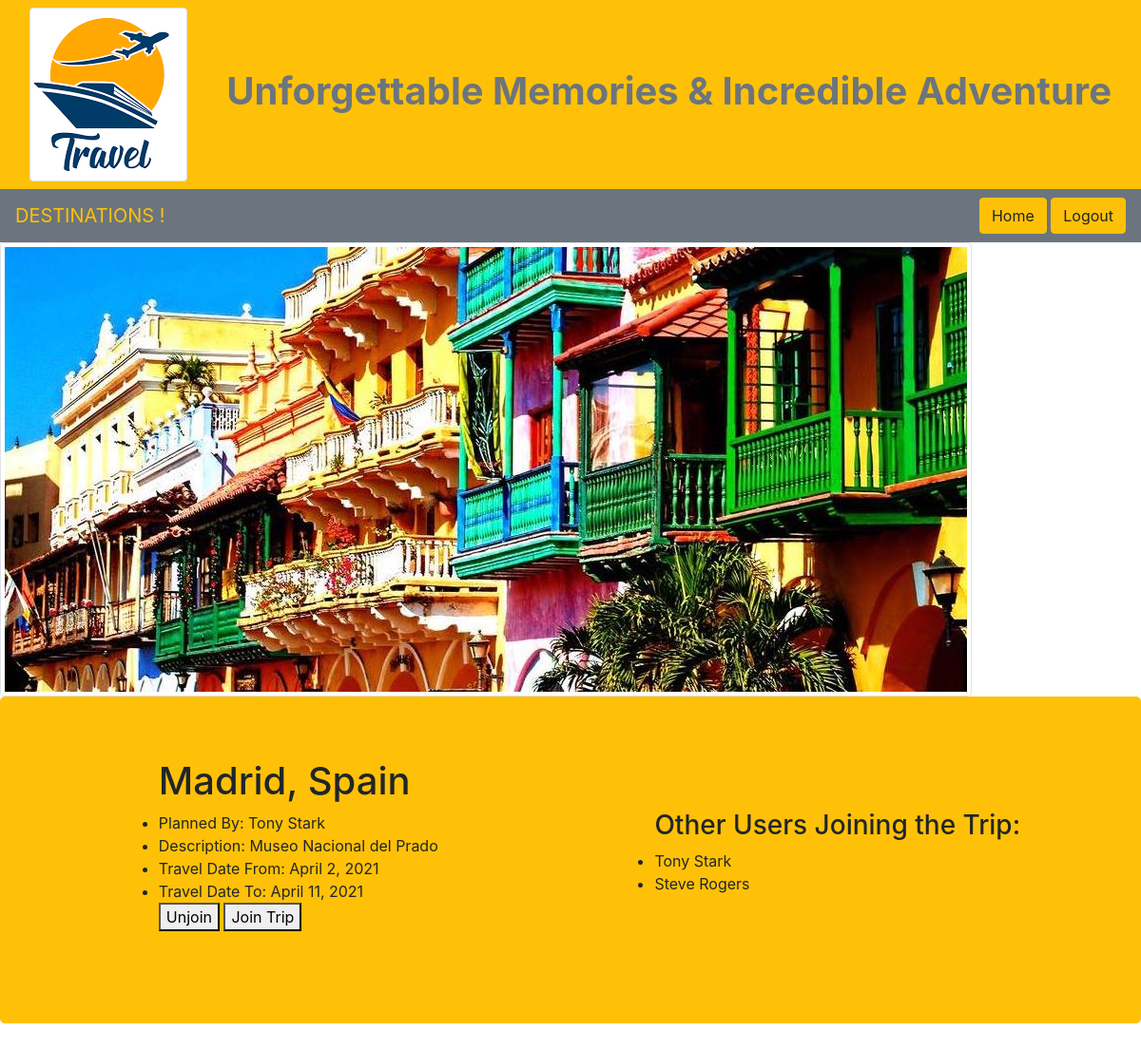
Page /trip/1 (signed in) on the committed database.
### travel_app/models.py (models this page shows)
class Trip(models.Model):
    destination = models.CharField(max_length=45)
    desc = models.TextField()
    travel_date_from = models.DateField()
    travel_date_to = models.DateField()
    trips_joined = models.ManyToManyField(User, related_name="trips")
    planned_by = models.ForeignKey(User, related_name="trips_planned", on_delete = models.CASCADE, null=True)
    created_at = models.DateTimeField(auto_now_add=True)
    updated_at = models.DateTimeField(auto_now=True)
    objects = TripManager()

class User(models.Model):
    first_name = models.CharField(max_length=45)
    last_name = models.CharField(max_length=45)
    email = models.CharField(max_length=45)
    password = models.CharField(max_length=45)
    created_at = models.DateTimeField(auto_now_add=True)
    updated_at = models.DateTimeField(auto_now=True)
    objects = UserManager()

### travel_app/views.py (the view)
# urls.py: path('trip/<int:tripId>', views.trip),
def trip(request, tripId):
    context = {
        "this_user": User.objects.get(id=request.session['user_id']),
        "this_trip": Trip.objects.get(id=tripId),
    }
    return render(request, "tripInfo.html", context)

### travel_app/templates/tripInfo.html (shortened to what this page needs)
<!DOCTYPE html>
<html lang="en">
<head>
    <link rel="stylesheet" href="https://stackpath.bootstrapcdn.com/bootstrap/4.1.3/css/bootstrap.min.css">
    {% load static %}
</head>
<body>
    <nav class="navbar navbar-expand-md navbar-light bg-warning sticky-top">
        <div class="container-fluid">
            <img src="{% static 'images/images.png' %}" alt="logo" class="img-thumbnail">
            <h1 class="font-weight-bold text-secondary text-center">Unforgettable Memories & Incredible Adventure</h1>
        </div>
    </nav>
    <nav class="navbar navbar-dark bg-secondary text-warning">
        <a class="navbar-brand">DESTINATIONS {{user.first_name}} {{user.last_name}} !</a>
        <div>
            <a href="/main" class="btn btn-warning">Home</a>
            <a href="/logout" class="btn btn-warning">Logout</a>
        </div>
    </nav>
    <picture>
        <img src="{% static 'images/cartagena.jpeg' %}" alt="city" class="img-fluid img-thumbnail">
    </picture>
    <div class="jumbotron pt-10 bg-warning p-10 border border-warning">
        <div class="align-items-center min-vh-100 d-flex justify-content-around">
            <ul class="listgroup">
                <h1>{{this_trip.destination}}</h1>
                <li>Planned By: {{this_trip.planned_by.first_name}} {{this_trip.planned_by.last_name}}</li>
                <li>Description: {{this_trip.desc}}</li>
                <li>Travel Date From: {{this_trip.travel_date_from}}</li>
                <li>Travel Date To: {{this_trip.travel_date_to}}</li>
                {% if request.session.user_id != this_trip.planned_by.id %}
                <p><a href="/unjoinTrip/{{this_trip.id}}"><button>Unjoin</button></a>
                <a href="/joinTrip/{{this_trip.id}}"><button>Join Trip</button></a>
                {% endif %}
                </p>
            </ul>
            <ul class="listgroup">
                <h3>Other Users Joining the Trip:</h3>
                {% for user in this_trip.trips_joined.all  %}
                <li>{{user.first_name}} {{user.last_name}}</li>
                {% endfor %}
            </ul>
        </div>
    </div>
</body>
</html>

### rows in the picture
Trip: destination "Madrid, Spain", planned_by.first_name "Tony", planned_by.last_name "Stark", desc "Museo Nacional del Prado", travel_date_from "April 2, 2021", travel_date_to "April 11, 2021"
User: first_name "Tony", last_name "Stark"
User: first_name "Steve", last_name "Rogers"
